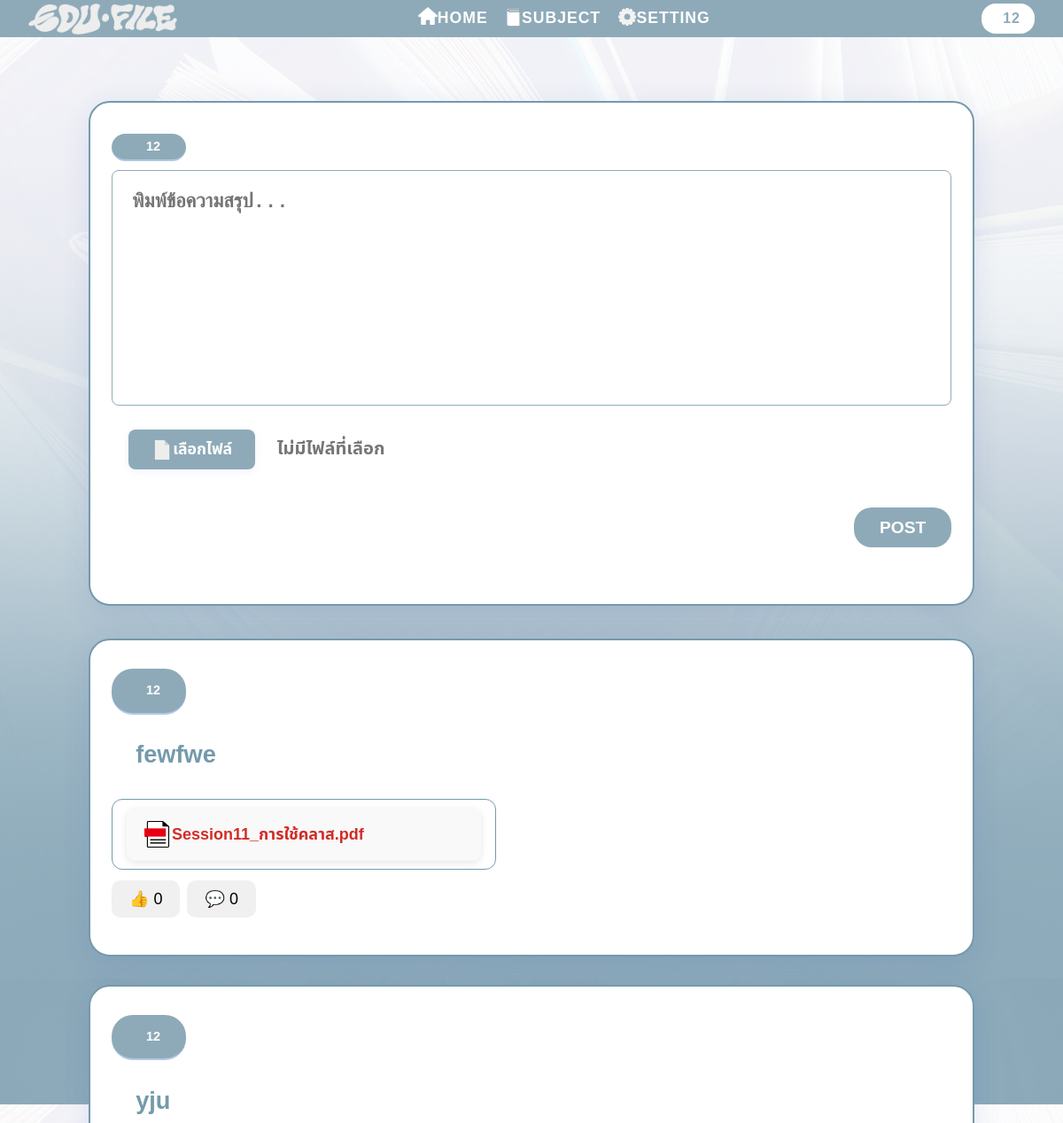
The page / (signed in, upper part) on the database as committed earlier.
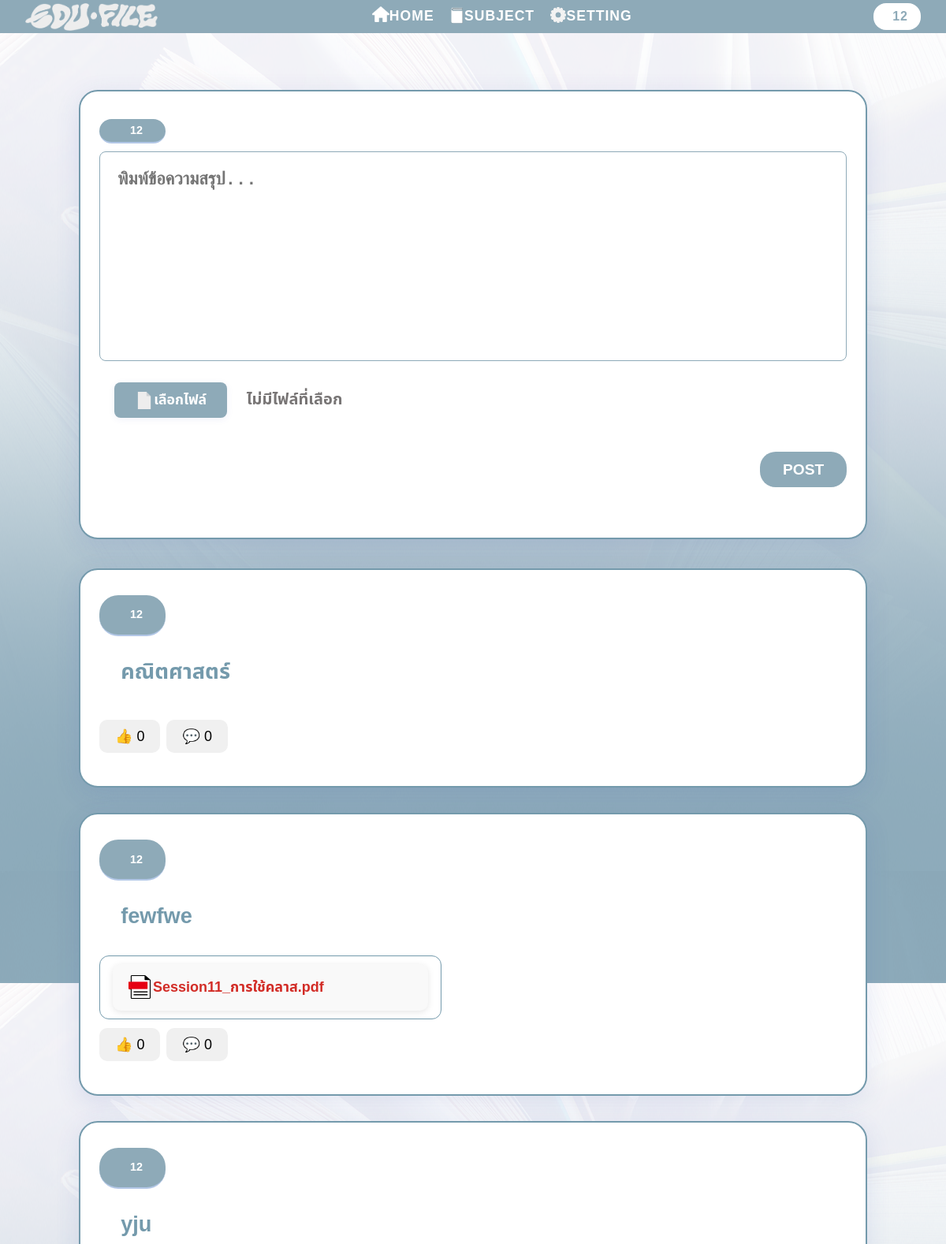
The same page on the database as committed later.
### tables this page shows
CREATE TABLE summary (
            id INTEGER PRIMARY KEY AUTOINCREMENT,
            text TEXT,
            image TEXT
        );

### backend.py (the view, shortened to what this page needs)
@app.route("/", methods=["GET", "POST"])
def index():
    with get_db() as db:
        summaries = db.execute("SELECT * FROM summary ORDER BY id DESC").fetchall()
        comments = db.execute("SELECT * FROM comment").fetchall()
    comment_map = {}
    for c in comments:
        comment_map.setdefault(c['summary_id'], []).append(c)
    posts = []
    for s in summaries:
        post = {
            'id': s['id'],
            'text': s['text'],
            'file': s['image']
        }
        posts.append(post)
    return render_template("index.html", posts=posts, comment_map=comment_map, user=session["user"])

### backend.py (called while the page is built)
def get_db():
    conn = sqlite3.connect('summary.db')
    conn.row_factory = sqlite3.Row
    return conn

@app.before_request
def check_session():
    if request.endpoint not in ['login', 'register', 'static', 'clear_session']:
        if 'user' not in session:
            return redirect(url_for('login'))

### templates/index.html (shortened to what this page needs)
<!DOCTYPE html>
<html lang="th">
<head>
    <link rel="stylesheet" href="{{ url_for('static', filename='main.css') }}">
</head>
<body>
    <nav class="navbar">
    <div class="logo">
        <img src="{{ url_for('static', filename='edulogo.png') }}" alt="Logo" style="height:35px; vertical-align:middle; margin-right:8px;">
    </div>
    <div class="nav-links">
        <a href="{{ url_for('home') }}">
        <img src="{{ url_for('static', filename='home.png') }}" alt="Home" style="height:20px; vertical-align:middle; position: relative; top: -3px; margin-left: -37px;">
        <span style="position:relative; left: -6px;">HOME</span>
    </a>
        <a href="{{ url_for('sub') }}">
    <img src="{{ url_for('static', filename='book.png') }}" alt="Subject" style="height:42px; vertical-align:middle; position: relative; margin-left: -37px;">
    <span style="position:relative; left: -16px;">SUBJECT</span>
</a>
        <a href="#">
        <img src="{{ url_for('static', filename='set.png') }}" alt="Setting" style="height:20px; vertical-align:middle; position: relative; top: -2px; margin-left: -37px;">
        <span style="position:relative; left: -5px;">SETTING</span>
    </a>
    </div>
    <div class="user-menu">
 {{ user }}
</div>
</nav>
    <div class="container">
    <div class="post-form-container">
        <div class="form-header">
             {{ user }}
        </div>
        <form class="post-form" method="post" enctype="multipart/form-data">
            <textarea id="summary-textarea" name="summary" placeholder="พิมพ์ข้อความสรุป..." required></textarea>
            <div class="file-upload-box">
                <label for="file-upload" class="custom-file-label">
                    <img src="{{ url_for('static', filename='z.png') }}" alt="file icon" style="height: 22px; vertical-align: middle; margin-right: -3px;">
                    เลือกไฟล์
                </label>
                <span id="file-name" class="file-name-label">ไม่มีไฟล์ที่เลือก</span>
            </div>
            <button type="submit">POST</button>
        </form>
    </div>
</div>
<div class="posts">
        {% for post in posts %}
        <div class="post">
            <div class="post-header">
                 {{ user }}
            </div>
            <div class="post-content">
                <div class="post-text">{{ post.text|e }}</div>
                {% if post.file %}
           <div class="post-file">
    {% if post.file.endswith('.pdf') %}
        <a href="{{ url_for('static', filename='uploads/' + post.file) }}" target="_blank" class="pdf-card">
            <div class="pdf-icon">
                <img src="{{ url_for('static', filename='doc.png') }}" alt=" "style="height:30px; width:30px; vertical-align: middle; margin-right: 1px; margin-top:-1px;">
            </div>
            <div class="pdf-info">
                <p class="pdf-title">{{ post.file.split('_', 1)[1] if '_' in post.file else post.file }}</p>
            </div>
        </a>
    {% else %}
        <img src="{{ url_for('static', filename='uploads/' + post.file) }}" alt="แนบไฟล์" class="attached-img">
    {% endif %}
</div>
                {% endif %}
            </div>
<div class="post-card" data-post-id="{{ post.id }}">
  <div class="interactions">
    <button class="btn" onclick="likePost(this)">👍 <span class="like-count">0</span></button>
    <button class="btn" onclick="toggleCommentBox(this)">💬 <span class="comment-count">0</span></button>
  </div>
</div>
        </div>
        {% endfor %}
    </div>
</body>
</html>

### static/main.css (style rules this page uses)
body { font-family: 'prompt', 'Noto Sans Thai', sans-serif; margin: 0; background: url('bg_web.png')center 25px; }
.navbar { background: #8eaab8; display: flex; flex-direction: row; align-items: center; justify-content: space-between; padding: 0.7em 2em; color: #fff; font-weight: bold; letter-spacing: 1px; height: 20px; }
.logo { font-size: 1.6em; letter-spacing: 2px; display: flex; flex-direction: row; }
.nav-links a { color: #fff; text-decoration: none; margin: 0 1em; font-size: 1.1em; transition: text-shadow 0.2s; }
.user-menu { display: flex; align-items: center; gap: 0.5em; background: #ffffff; padding: 0.3em 1em; border-radius: 1em; color: #8eaab8; }
.container { max-width: 1000px; margin: 2.5em auto; padding: 2em 1.5em 2em 1.5em; }
.post-form { display: flex; flex-direction: column; gap: 1em; margin-bottom: 2em; font-weight: bold; }
.post-form textarea { resize: vertical; border-radius: 8px; border: 1.7px solid #8eaab8; padding: 1em; font-size: 1.7em; min-height: 70px; color: #749aac; font-weight: bold; }
.file-upload-box { display: inline-block; padding: 0.7em 1.2em; border-radius: 12px; margin-bottom: 1em; }
.post-form button { align-self: flex-end; background: #8eaab8; color: #fff; border: none; border-radius: 20px; padding: 0.6em 1.5em; font-size: 1.2em; cursor: pointer; transition: background 0.2s; font-weight: bold; }
.posts { max-width: 1000px; margin: 2em auto; padding: 2em 1.5em 2em 1.5em; margin-bottom: 4em; }
.post { background: #fff; border-radius: 24px; box-shadow: 0 8px 32px rgba(60, 80, 180, 0.12); padding: 2em 1.5em 2em 1.5em; margin-bottom: 2em; border: 2px solid #749aac; }
.post-header { font-weight: bold; color: #ffffff; background: #8eaab8; border-radius: 24px; padding: 1em 2em; font-size: 0.9em; margin-bottom: -2em; display: inline-flex; align-items: center; gap: 0.7em; border-bottom: 2px solid #b2c7e6; width: auto; }
.post-content { margin-bottom: 0.7em; margin-top: 18px; }
.post-text { resize: vertical; border-radius: 8px; padding: 1em; font-size: 1.7em; min-height: 70px; color: #749aac; font-weight: bold; margin-bottom: -1em; white-space: pre-line; }
.post-file { display: flex; align-items: center; gap: 0.5em; border: 1px solid #749aac; border-radius: 12px; padding: 0.6em 1em; max-width: 400px; overflow: hidden; font-weight : bold; }
.post-file a { color: #749aac; font-weight : bold; text-decoration: none; font-weight: 500; flex: 1; white-space: nowrap; overflow: hidden; text-overflow: ellipsis; }
#summary-textarea { min-height: 220px; max-height: 950px; resize: none; overflow-y: auto; width: 700; }
.form-header { font-weight: bold; color: #ffffff; background: #8eaab8; border-radius: 24px; padding: 1em 2em; font-size: 0.9em; margin-bottom: 0; display: inline-flex; align-items: center; gap: 0.7em; border-bottom: 2px solid #b2c7e6; width: auto; min-width: 0; min-height: 0.5px; max-height: 0.5px; margin-bottom: 0.7em; }
.custom-file-label { display: inline-block; background: #8eaab8; color: #fff; padding: 0.5em 1.5em; border-radius: 8px; font-size: 1.1em; cursor: pointer; font-weight: bold; box-shadow: 0 2px 8px rgba(60, 80, 180, 0.08); transition: background 0.2s, color 0.2s; border: none; }
.file-name-label { margin-left: 1em; color: #787575; font-weight: bold; font-size: 1.25em; }
.post-form-container { background: #fff; border-radius: 24px; box-shadow: 0 8px 32px rgba(60, 80, 180, 0.12); padding: 2em 1.5em 2em 1.5em; margin-bottom: -4.2em; border: 2px solid #749aac; }
.interactions { display: flex; align-items: center; gap: 8px; margin: 10px 0; }
.pdf-card { background-color: #f9f9f9; padding: 15px 20px; display: flex; color: #749aac; align-items: center; text-decoration: none; border-radius: 10px; box-shadow: 0 2px 8px rgba(0,0,0,0.1); transition: transform 0.2s, box-shadow 0.2s; }
.pdf-icon img { height: 30px; width: 30px; margin-right: 8px; }
.pdf-info { display: flex; flex-direction: column; justify-content: center; }
.pdf-title { font-size: 18px; font-weight: bold; margin: 0; color: #d22c26; white-space: nowrap; overflow: hidden; text-overflow: ellipsis; max-width: 300px; }
.btn { background: #f0f0f0; border: none; border-radius: 10px; padding: 10px 20px; font-size: 18px; cursor: pointer; transition: 0.2s; }

Rows that differ between the two databases and show on the page:
added summary: user "12", text "คณิตศาสตร์"
